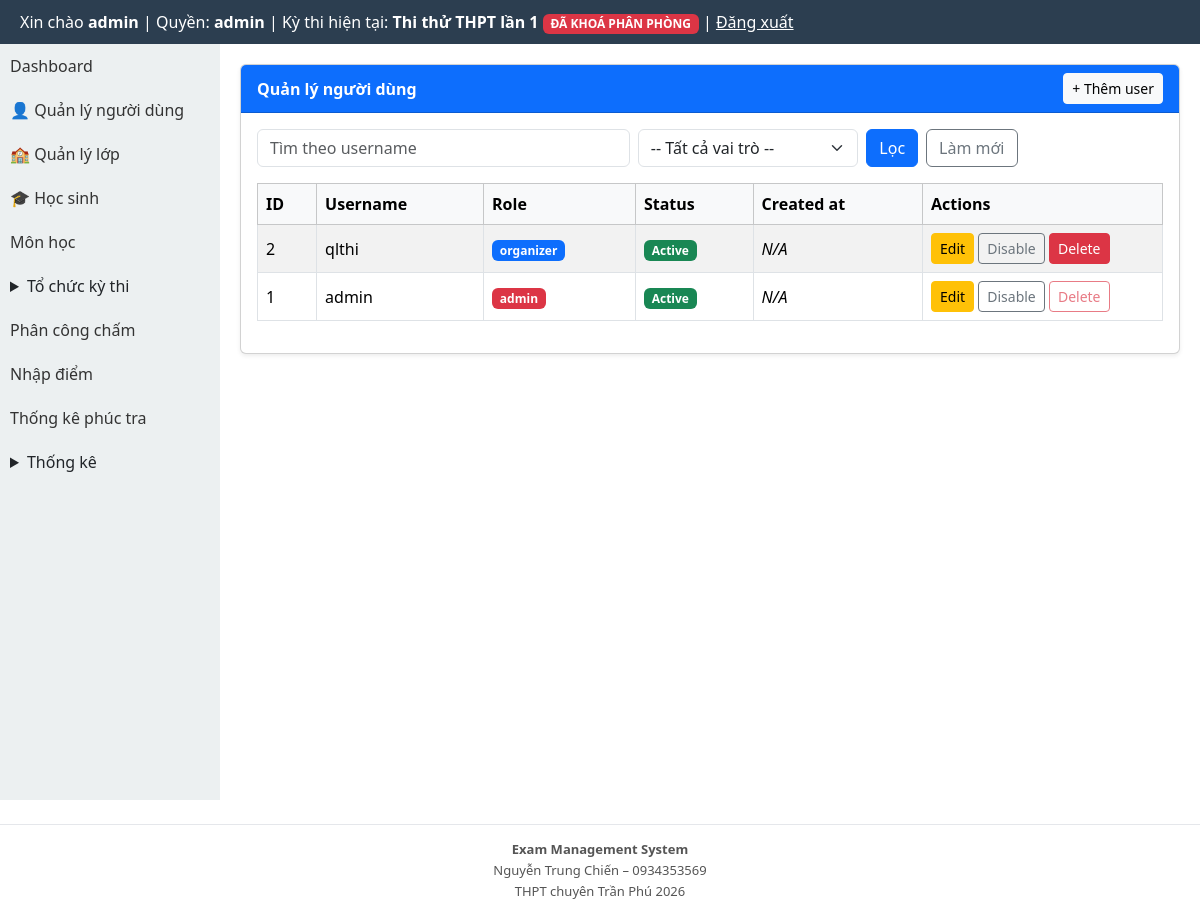
The app's page /modules/users/index.php (signed in) with its own data.
### tables this page shows
CREATE TABLE exams (
  id INTEGER PRIMARY KEY AUTOINCREMENT,
  ten_ky_thi TEXT,
  nam INTEGER,
  ngay_thi TEXT
, is_default INTEGER DEFAULT 0, deleted_at TEXT, distribution_locked INTEGER DEFAULT 0, rooms_locked INTEGER DEFAULT 0, exam_locked INTEGER DEFAULT 0, scoring_closed INTEGER DEFAULT 0, exam_mode INTEGER DEFAULT 1, is_locked INTEGER DEFAULT 0, is_score_entry_locked INTEGER DEFAULT 0, is_score_published INTEGER DEFAULT 0, is_recheck_open INTEGER DEFAULT 0);

CREATE TABLE users (
  id INTEGER PRIMARY KEY AUTOINCREMENT,
  username TEXT UNIQUE,
  password TEXT,
  role TEXT,
  active INTEGER DEFAULT 1
);

### layout/header.php (called while the page is built, shortened)
<?php
require_once BASE_PATH . '/templates/header.php';

### core/auth.php (called while the page is built, shortened)
<?php
require_once BASE_PATH . '/core/db.php';
function normalize_role(?string $role): string {
    $normalized = strtolower(trim((string) $role));
    return match ($normalized) {
        'score_entry', 'score-input', 'score_input', 'nhapdiem', 'nhap_diem' => 'scorer',
        'exam_manager', 'quanlythi', 'exam-manager' => 'organizer',
        default => $normalized,
    };
}
function current_user_role(): string {
    $sessionRole = $_SESSION['role'] ?? null;
    if (is_string($sessionRole) && trim($sessionRole) !== '') {
        return normalize_role($sessionRole);
    }
    $userRole = $_SESSION['user']['role'] ?? null;
    return normalize_role(is_string($userRole) ? $userRole : '');
}

### modules/exams/exam_context_helper.php (called while the page is built, shortened)
<?php
function ensureExamLockColumns(PDO $pdo): void
{
    $cols = array_column($pdo->query('PRAGMA table_info(exams)')->fetchAll(PDO::FETCH_ASSOC), 'name');
}
function getCurrentExam(): ?array
{
    global $pdo;
    $cols = array_column($pdo->query('PRAGMA table_info(exams)')->fetchAll(PDO::FETCH_ASSOC), 'name');
    $hasDeletedAt = in_array('deleted_at', $cols, true);
    $activeWhere = $hasDeletedAt ? '(deleted_at IS NULL OR trim(deleted_at) = "")' : '1=1';
    $defaultStmt = $pdo->query('SELECT * FROM exams WHERE ' . $activeWhere . ' AND is_default = 1 ORDER BY id DESC LIMIT 1');
    $defaultExam = $defaultStmt ? $defaultStmt->fetch(PDO::FETCH_ASSOC) : false;
    if (is_array($defaultExam)) {
        return $defaultExam;
    }
}
function getCurrentExamInfo(): ?array
{
    $exam = getCurrentExam();
    global $pdo;
    ensureExamLockColumns($pdo);
    return [
        'id' => (int) ($exam['id'] ?? 0),
        'ten_ky_thi' => (string) ($exam['ten_ky_thi'] ?? ''),
        'distribution_locked' => (int) ($exam['distribution_locked'] ?? 0),
        'rooms_locked' => (int) ($exam['rooms_locked'] ?? 0),
        'exam_locked' => (int) ($exam['exam_locked'] ?? 0),
    ];
}

### modules/users/_common.php (called while the page is built, shortened)
<?php
require_once BASE_PATH . '/core/auth.php';
function users_badge_class(string $role): string
{
    return match ($role) {
        'admin' => 'bg-danger',
        'organizer' => 'bg-primary',
        'scorer' => 'bg-success',
        default => 'bg-secondary',
    };
}
function users_has_created_at(PDO $pdo): bool
{
    $stmt = $pdo->query("PRAGMA table_info(users)");
    $columns = $stmt->fetchAll(PDO::FETCH_ASSOC);
    return false;
}

### core/db.php (called while the page is built, shortened)
<?php
$dbFile = BASE_PATH . '/data/exam.db';
try {
    $pdo = new PDO("sqlite:$dbFile");
    $pdo->setAttribute(PDO::ATTR_ERRMODE, PDO::ERRMODE_EXCEPTION);
} catch (Exception $e) {
    die("DB error: " . $e->getMessage());
}
function ensure_core_schema(PDO $pdo): void {
    try {
        $examColumns = array_column($pdo->query('PRAGMA table_info(exams)')->fetchAll(PDO::FETCH_ASSOC), 'name');
    } catch (Throwable $e) {
    }
}
ensure_core_schema($pdo);

### modules/users/index.php (the view, shortened to what this page needs)
<?php
require_once BASE_PATH . '/modules/users/_common.php';
$search = trim((string) ($_GET['q'] ?? ''));
$page = max(1, (int) ($_GET['page'] ?? 1));
$perPage = 10;
$offset = ($page - 1) * $perPage;
$filters = [];
$whereSql = $filters ? (' WHERE ' . implode(' AND ', $filters)) : '';
$hasCreatedAt = users_has_created_at($pdo);
$selectCreated = $hasCreatedAt ? ', created_at' : '';
$sql = 'SELECT id, username, role, active' . $selectCreated . ' FROM users'
    . $whereSql
    . ' ORDER BY id DESC LIMIT :limit OFFSET :offset';
$stmt = $pdo->prepare($sql);
$stmt->bindValue(':limit', $perPage, PDO::PARAM_INT);
$stmt->bindValue(':offset', $offset, PDO::PARAM_INT);
$stmt->execute();
$users = $stmt->fetchAll(PDO::FETCH_ASSOC);
require_once BASE_PATH . '/layout/header.php';
?>
<link href="https://cdn.jsdelivr.net/npm/bootstrap@5.3.3/dist/css/bootstrap.min.css" rel="stylesheet">
<div class="students-layout" style="display:flex;min-height:calc(100vh - 44px);">
    <?php require_once BASE_PATH . '/layout/sidebar.php'; ?>
    <div class="students-main" style="flex:1;padding:20px;min-width:0;">
        <div class="card shadow-sm">
            <div class="card-header bg-primary text-white d-flex justify-content-between align-items-center">
                <strong>Quản lý người dùng</strong>
                <a href="<?= BASE_URL ?>/modules/users/create.php" class="btn btn-light btn-sm">+ Thêm user</a>
            </div>
            <div class="card-body">
                <form method="get" class="row g-2 mb-3">
                    <div class="col-md-5">
                        <input type="text" class="form-control" name="q" placeholder="Tìm theo username" value="<?= htmlspecialchars($search, ENT_QUOTES, 'UTF-8') ?>">
                    </div>
                    <div class="col-md-3">
                        <select class="form-select" name="role">
                            <option value="">-- Tất cả vai trò --</option>
                        </select>
                    </div>
                    <div class="col-md-4 d-flex gap-2">
                        <button type="submit" class="btn btn-primary">Lọc</button>
                        <a href="<?= BASE_URL ?>/modules/users/index.php" class="btn btn-outline-secondary">Làm mới</a>
                    </div>
                </form>
                <div class="table-responsive">
                    <table class="table table-striped table-bordered align-middle">
                        <thead class="table-light">
                            <tr>
                                <th>ID</th>
                                <th>Username</th>
                                <th>Role</th>
                                <th>Status</th>
                                <th>Created at</th>
                                <th style="width:240px;">Actions</th>
                            </tr>
                        </thead>
                        <tbody>
                            <?php if (empty($users)): ?>
                                <tr><td colspan="6" class="text-center">Không có dữ liệu.</td></tr>
                            <?php else: ?>
                                <?php foreach ($users as $user): ?>
                                    <tr>
                                        <td><?= (int) $user['id'] ?></td>
                                        <td><?= htmlspecialchars((string) $user['username'], ENT_QUOTES, 'UTF-8') ?></td>
                                        <td><span class="badge <?= users_badge_class((string) $user['role']) ?>"><?= htmlspecialchars((string) $user['role'], ENT_QUOTES, 'UTF-8') ?></span></td>
                                        <td>
                                            <?php if ((int) $user['active'] === 1): ?>
                                                <span class="badge bg-success">Active</span>
                                            <?php else: ?>
                                                <span class="badge bg-secondary">Disabled</span>
                                            <?php endif; ?>
                                        </td>
                                        <td>
                                            <?= $hasCreatedAt ? htmlspecialchars((string) ($user['created_at'] ?? ''), ENT_QUOTES, 'UTF-8') : '<em>N/A</em>' ?>
                                        </td>
                                        <td>
                                            <a class="btn btn-sm btn-warning" href="<?= BASE_URL ?>/modules/users/edit.php?id=<?= (int) $user['id'] ?>">Edit</a>
                                            <form method="post" class="d-inline">
                                                <button type="submit" class="btn btn-sm <?= (int) $user['active'] === 1 ? 'btn-outline-secondary' : 'btn-outline-success' ?>">
                                                    <?= (int) $user['active'] === 1 ? 'Disable' : 'Enable' ?>
                                                </button>
                                            </form>
                                            <?php if ((string) ($user['role'] ?? '') !== 'admin'): ?>
                                                <a class="btn btn-sm btn-danger" href="<?= BASE_URL ?>/modules/users/delete.php?id=<?= (int) $user['id'] ?>">Delete</a>
                                            <?php else: ?>
                                                <button type="button" class="btn btn-sm btn-outline-danger" disabled title="Không được phép xóa tài khoản admin">Delete</button>
                                            <?php endif; ?>
                                        </td>
                                    </tr>
                                <?php endforeach; ?>
                            <?php endif; ?>
                        </tbody>
                    </table>
                </div>
            </div>
        </div>
    </div>
</div>
<?php require_once BASE_PATH . '/layout/footer.php'; ?>

### templates/header.php (shortened to what this page needs)
<?php
require_once BASE_PATH . '/core/auth.php';
$currentExamInfo = null;
$role = function_exists('current_user_role') ? current_user_role() : strtolower(trim((string) ($_SESSION['role'] ?? $_SESSION['user']['role'] ?? '')));
if (in_array($role, ['admin', 'organizer'], true)) {
    require_once BASE_PATH . '/core/db.php';
    require_once BASE_PATH . '/modules/exams/exam_context_helper.php';
    $currentExamInfo = getCurrentExamInfo();
}
$role = $role ?? (function_exists('current_user_role') ? current_user_role() : '');
$currentExamInfo = $currentExamInfo ?? null;
?>
<!DOCTYPE html>
<html lang="vi">
<head>
</head>
<body>
<div class="header">
    Xin chào <b><?= $_SESSION['user']['username'] ?></b>
    | Quyền: <b><?= htmlspecialchars((string) $role, ENT_QUOTES, 'UTF-8') ?></b>
    <?php if ($currentExamInfo !== null): ?>
        | Kỳ thi hiện tại: <b><?= htmlspecialchars((string) $currentExamInfo['ten_ky_thi'], ENT_QUOTES, 'UTF-8') ?></b>
        <?php if (($currentExamInfo['distribution_locked'] ?? 0) === 1 || ($currentExamInfo['rooms_locked'] ?? 0) === 1): ?>
            <span class="badge bg-danger">ĐÃ KHOÁ PHÂN PHÒNG</span>
        <?php endif; ?>
    <?php endif; ?>
    | <a href="<?= BASE_URL ?>/logout.php" style="color:#fff">Đăng xuất</a>
</div>

### templates/header.php (style rules this page uses)
* { box-sizing: border-box; }
body { margin:0; font-family: Arial; }
.header { background:#2c3e50; color:#fff; padding:10px 20px; }

### records on screen
exams: ten_ky_thi "Thi thử THPT lần 1"
users: id "2", username "qlthi", role "organizer", active "Active"
users: id "1", username "admin", role "admin", active "Active", shows "Delete"

### other values on screen
$_SESSION['user']['username'] "admin"
$role "admin"
